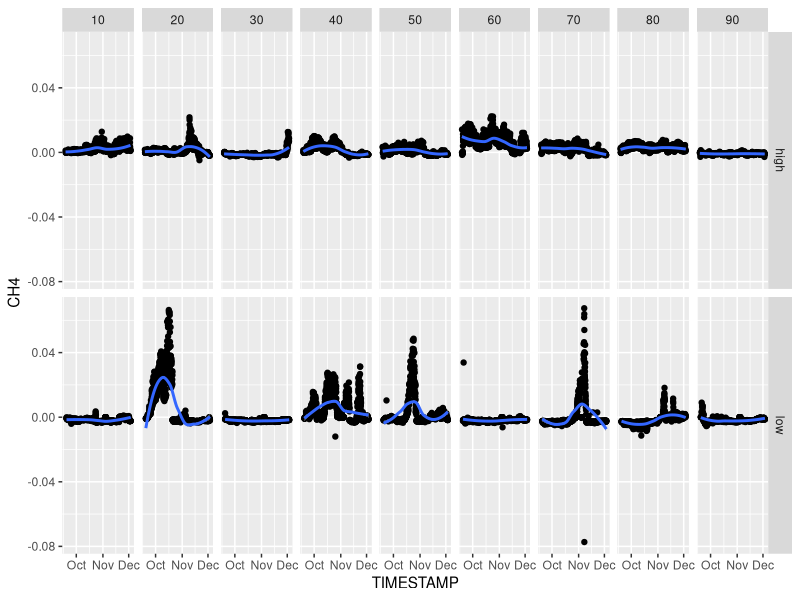
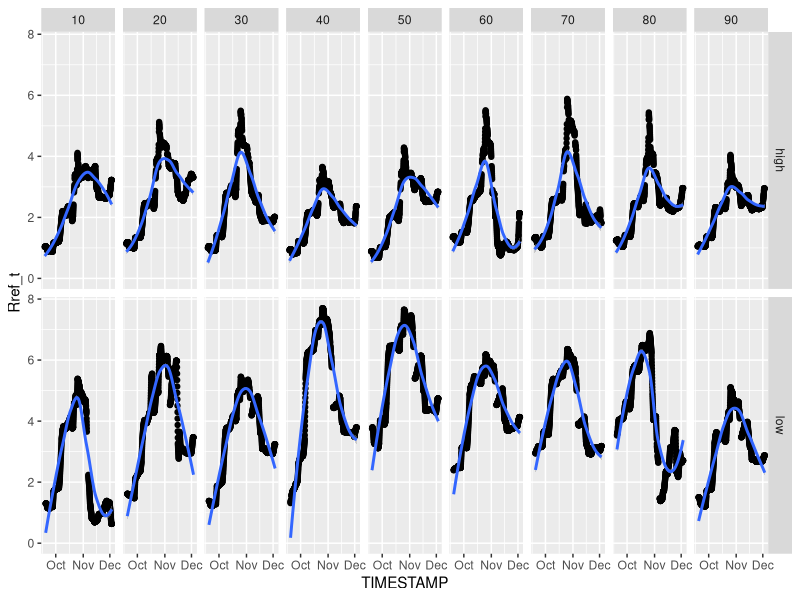
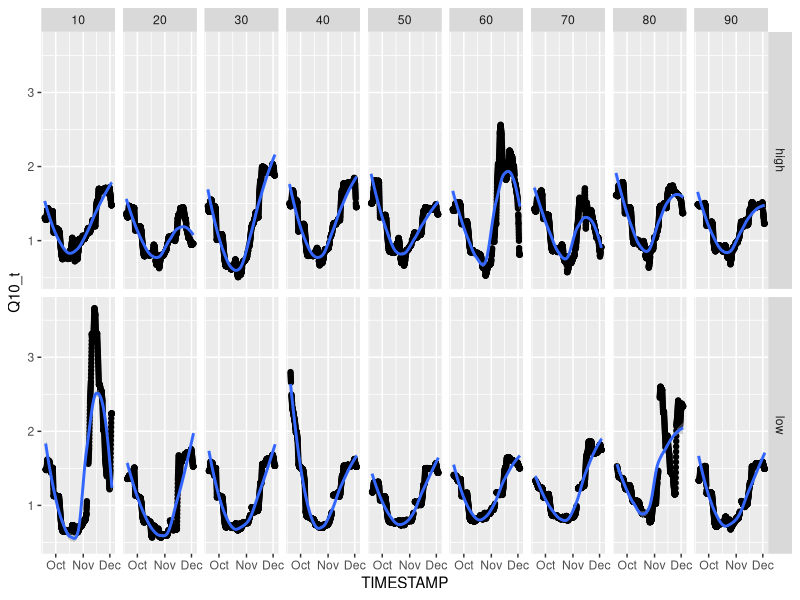

These charts were generated, in order, by the following R code: (Note: this script raises an error after producing the figures.)
### GAP FILL GPP AND CH4 ###

# Load packages and data
library(tidyverse)
library(data.table)
library(randomForest)

flux_reg <- read_csv(here::here("processed_data", "partitioned_co2.csv")) %>%
  rename(TIMESTAMP = DateTime) %>%
  filter(!is.na(TIMESTAMP)) %>%
  mutate(TIMESTAMP = with_tz(TIMESTAMP, "EST"))

#evi <- read_csv(here::here("processed_data", "evi.csv")) %>%
#  filter(!duplicated(Date))

setDT(flux_reg)
setkey(flux_reg, location, Fluxing_Chamber, TIMESTAMP)

# Consistent timestamp
flux_reg <- flux_reg %>%
  mutate(
    #time_join = round_date(TIMESTAMP, "15 minutes"),
    date_join = as_date(TIMESTAMP)
  )

ch4 <- flux_reg %>%
  #left_join(met %>% rename(time_join = TIMESTAMP), by = "time_join") %>%
  #left_join(evi %>% rename(date_join = Date), by = "date_join") %>%
  mutate(
    is_day = case_when(
      !is.na(is_day) ~ is_day,
      !is.na(PAR) & PAR >= 5 ~ TRUE,
      !is.na(PAR) & PAR < 5 ~ FALSE,
      TRUE ~ NA
    ),
    yday = yday(date_join)) %>%
  arrange(location, Fluxing_Chamber) 

# Confirm CH4 looks reasonable
ch4 %>%
  ggplot(aes(x = TIMESTAMP, y = CH4)) +
  geom_point() +
  geom_smooth() +
  facet_grid(location~Fluxing_Chamber)

# Check GPP params
ch4 %>%
  ggplot(aes(x = TIMESTAMP, y = Rref_t)) +
  geom_point() +
  geom_smooth() +
  facet_grid(location~Fluxing_Chamber)

ch4 %>%
  ggplot(aes(x = TIMESTAMP, y = Q10_t)) +
  geom_point() +
  geom_smooth() +
  facet_grid(location~Fluxing_Chamber)

# How many are missing?

look <- ch4 %>%
  group_by(location, Fluxing_Chamber) %>%
  summarize(
    gpp_nas = sum(is.na(GPP)[!is_night], na.rm = T),
    gpp_pct = gpp_nas / sum(!is.na(is_night) & !is_night) * 100,
    reco_nas = sum(is.na(Reco)),
    reco_pct = reco_nas / n() * 100,
    ch4_nas = sum(is.na(CH4)),
    ch4_pct = ch4_nas / n() * 100
  )


### Gap fill ###

## GPP

train <- ch4[is_day == TRUE & !is.na(GPP)]

rf_gpp_models <- lapply(split(train, ~train$location + train$Fluxing_Chamber), function(dt_ch) {
  randomForest(
    GPP ~ Ta + PAR + yday + Reco + volumetric_water_content,
    data = dt_ch,
    na.action = na.omit,
    ntree = 500
  )
})

oob_metrics <- lapply(rf_gpp_models, function(model) {
  data.frame(
    OOB_MSE = tail(model$mse, 1),
    OOB_R2 = tail(model$rsq, 1)
  )
})

oob_metrics <- do.call(rbind, oob_metrics)
oob_metrics$ID <- names(rf_gpp_models)
oob_metrics

for (id in names(rf_gpp_models)) {
  loc <- sub("\\.[0-9]+","", id)
  ch <- sub("[a-z]+\\.","", id)
  model <- rf_gpp_models[[id]]
  idx <- ch4$location == loc & ch4$Fluxing_Chamber == ch
  ch4[idx, GPP_rf := predict(model, ch4[idx])]
}

ch4 %>%
  ggplot(aes(x = TIMESTAMP, y = GPP)) +
  geom_point() +
  geom_point(aes(y = GPP_rf), color = "red") +
  facet_grid(location~Fluxing_Chamber)

ch4[, GPP_filled := GPP]
ch4[is.na(GPP_filled) & is_day == TRUE, GPP_filled := GPP_rf]
ch4[is_day == FALSE, GPP_filled := 0]

ch4 %>%
  group_by(location, Fluxing_Chamber) %>%
  summarize(nas = sum(is.na(GPP_filled)))

ch4 %>%
  group_by(location, Fluxing_Chamber) %>%
  summarize(nas = sum(is.na(Reco)))

ch4 %>%
  ggplot(aes(x = TIMESTAMP, y = Reco))+
  geom_line()+
  facet_grid(location~Fluxing_Chamber)

### CH4 ###

train <- ch4[!is.na(CH4)]

rf_ch4_models <- lapply(split(train, ~train$location + train$Fluxing_Chamber), function(dt_ch) {
  randomForest(
    CH4 ~ Ta + PAR + GPP_filled + Reco + volumetric_water_content + yday,
    data = dt_ch,
    na.action = na.omit,
    ntree = 500
  )
})

for (id in names(rf_ch4_models)) {
  loc <- sub("\\.[0-9]+","", id)
  ch <- sub("[a-z]+\\.","", id)
  model <- rf_ch4_models[[id]]
  idx <- ch4$location == loc & ch4$Fluxing_Chamber == ch
  ch4[idx, CH4_rf := predict(model, ch4[idx])]
}

oob_metrics <- lapply(rf_ch4_models, function(model) {
  data.frame(
    OOB_MSE = tail(model$mse, 1),
    OOB_R2 = tail(model$rsq, 1)
  )
})

oob_metrics <- do.call(rbind, oob_metrics)
oob_metrics$ID <- names(rf_ch4_models)
oob_metrics

ch4 %>%
  ggplot(aes(x = TIMESTAMP, y = CH4)) +
  geom_point() +
  geom_point(aes(y = CH4_rf), color = "red") +
  facet_grid(location~Fluxing_Chamber)

ch4 %>%
  #filter(MIU_VALVE == 8) %>%
  ggplot(aes(x = CH4, y = CH4_rf, color = hour(TIMESTAMP))) +
  geom_point() +
  geom_abline(slope = 1) +
  facet_grid(location~Fluxing_Chamber)

### BIAS CORRECTION

# empirical distribution matching function
edm_correct <- function(obs, pred, pred_all = pred) {
  
  # keep only complete pairs for fitting the mapping
  ok <- complete.cases(obs, pred)
  obs_fit <- obs[ok]
  pred_fit <- pred[ok]
  
  if (length(obs_fit) < 10) {
    return(pred_all)
  }
  
  # empirical CDF of predictions
  F_pred <- ecdf(pred_fit)
  
  # quantiles of observed values
  p <- F_pred(pred_all)
  
  # map predicted quantiles to observed quantiles
  q_obs <- quantile(
    obs_fit,
    probs = p,
    na.rm = TRUE,
    type = 8
  )
  
  as.numeric(q_obs)
}

ch4[, CH4_rf_edm := NA_real_]

for (id in names(rf_ch4_models)) {
  loc <- sub("\\.[0-9]+","", id)
  ch <- sub("[a-z]+\\.","", id)
  
  idx_all <- ch4$location == loc & ch4$Fluxing_Chamber == ch
  idx_train <- idx_all & !is.na(ch4$CH4)
  
  ch4[idx_all, CH4_rf_edm :=
        edm_correct(
          obs = ch4[idx_train, CH4],
          pred = ch4[idx_train, CH4_rf],
          pred_all = ch4[idx_all, CH4_rf]
        )
  ]
}

ch4 %>%
  ggplot(aes(x = CH4)) +
  geom_point(aes(y = CH4_rf), colour = "red", alpha = 0.5) +
  geom_point(aes(y = CH4_rf_edm), colour = "blue", alpha = 0.5) +
  geom_abline(slope = 1) +
  facet_grid(location~Fluxing_Chamber)

ch4[, CH4_filled := CH4]
ch4[is.na(CH4), CH4_filled := CH4_rf_edm]

ch4 %>%
  group_by(location, Fluxing_Chamber) %>%
  summarize(nas = sum(is.na(CH4_filled)))

ch4 %>%
  ggplot(aes(x = TIMESTAMP)) +
  geom_point(aes(y = CH4_rf_edm), color = "red")+
  geom_point(aes(y = CH4), shape = 21) +
  facet_grid(location~Fluxing_Chamber)

ch4 %>%
  ggplot(aes(x = TIMESTAMP)) +
  geom_point(aes(y = CH4_rf_edm), color = "red")+
  facet_grid(location~Fluxing_Chamber)

ch4_out <- ch4 %>%
  rename(DateTime = TIMESTAMP,
         AirTemp_C = Ta,
         SlrFD_W_Avg = PAR) %>%
  mutate(
    CH4_umol_m2_h = CH4_filled * (60 * 60), # h instead of s
    CO2_umol_m2_h_not_gapfilled = NEE * (60 * 60), 
    GPP_umol_m2_h = GPP_filled * (60 * 60),
    Reco_umol_m2_h = Reco * (60 * 60),
    CO2_umol_m2_h = -GPP_umol_m2_h + Reco_umol_m2_h,
    DateTime_EST = with_tz(DateTime, "EST"),
    date = as_date(DateTime)
  ) %>%
  rename(CH4_umol_m2_h_not_gapfilled = CH4,
         GPP_umol_m2_h_not_gapfilled = GPP) %>%
  select(DateTime_EST, location, Fluxing_Chamber, 
         CH4_umol_m2_h, CH4_umol_m2_h_not_gapfilled, CH4_R2, CH4_se, Ebullition_yn,
         CO2_umol_m2_h, CO2_umol_m2_h_not_gapfilled, CO2_R2, CO2_se, 
         Reco_umol_m2_h, GPP_umol_m2_h, GPP_umol_m2_h_not_gapfilled, 
         AirTemp_C, SlrFD_W_Avg, volumetric_water_content, electrical_conductivity) 

write_csv(ch4_out, here::here("processed_data", "L2- partitioned_and_gap_filled.csv"))
